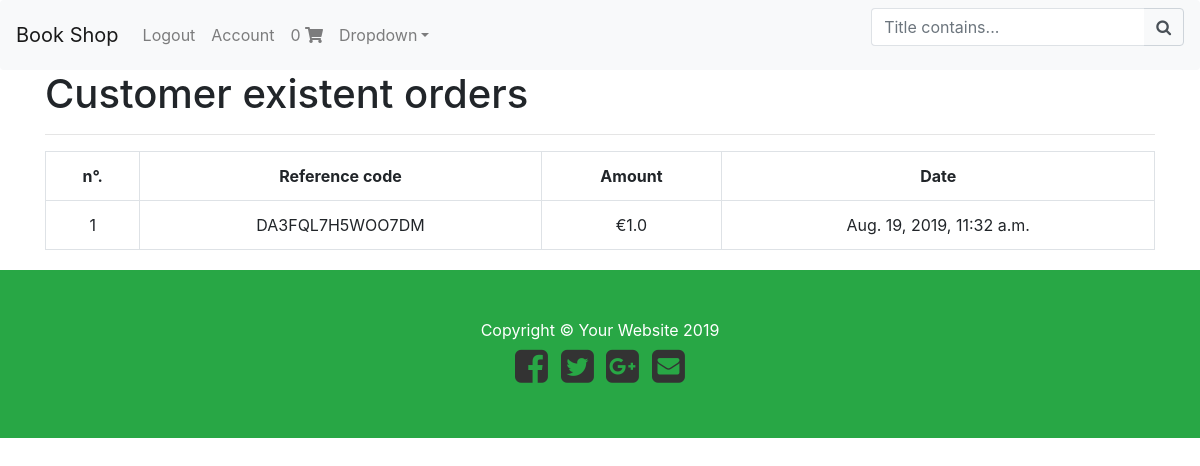
/account/profile/ (signed in), run on an earlier commit of the app's database.
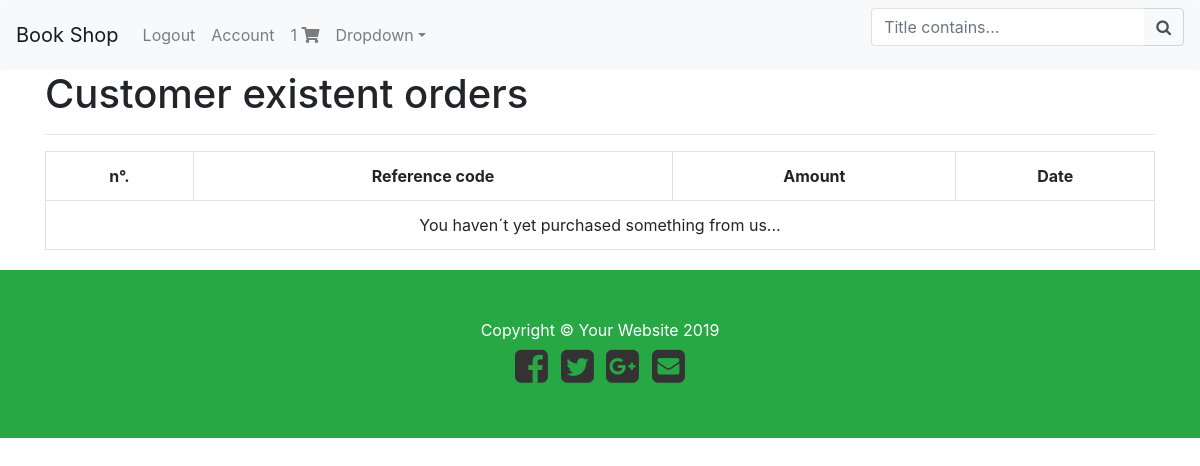
And on a later commit of the database.
### shopping_list/models.py (models this page shows, shortened)
class Order(models.Model):
  user = models.ForeignKey(settings.AUTH_USER_MODEL,
                             on_delete=models.CASCADE)
  item_checked = models.BooleanField(default=False)
  items = models.ManyToManyField(OrderItem)
  ref_code = models.CharField(max_length=40)
  def get_total(self):
        return self.items.all().aggregate(order_total=Sum('work__price'))['order_total']

class money_payment(models.Model):
  order = models.ForeignKey(Order, on_delete=models.CASCADE)
  total_amount = models.FloatField()
  date_paid = models.DateTimeField(auto_now_add=True)
  stripe_charge_id = models.CharField(max_length=100)

### clients/views.py (the view)
# urls.py: path('account/profile/', profile_view, name='profile'),
def profile_view(request):
  orders = Order.objects.filter(user=request.user, item_checked=True)
  context = {
    'orders': orders
  }
  return render(request, "profile.html", context )

### shopping_list/templatetags/template_tag_file.py (called while the page is built)
@register.filter
def cart_item_count(user):
  if user.is_authenticated:
    qs = Order.objects.filter(user=user, item_checked=False)
    if qs.exists():
      return qs[0].items.count()

### templates/profile.html
{% extends "base.html" %}
{% block content %}
<h1>Customer existent orders</h1>
<hr />
<table class="table table-hover table-bordered text-center">
    <tr class="text-center">
        <th>n°.</th>
        <th>Reference code</th>
        <th>Amount</th>
        <th>Date</th>
    </tr>
    {% for order in orders %}
    <tr>
        <td>{{ forloop.counter }}</td>
        <td>{{ order.ref_code }}</td>
        <td>€{{ order.get_total }}</td>
        <td>{{ order.money_payment_set.first.date_paid }}</td>
    </tr>
    {% empty %}
    <tr>
    <td colspan="4">
        You haven´t yet purchased something from us...
    </td>
    </tr>
    {% endfor %}
</table>
{% endblock content %}

### templates/navbar.html (shortened to what this page needs)
{% load template_tag_file %}
  <nav class="navbar navbar-expand-lg navbar-light bg-light rounded">
    <a class="navbar-brand" href="{% url 'literature:works_list' %}">Book Shop</a>
    <div class="collapse navbar-collapse" id="navbarsExample09">
      <ul class="navbar-nav mr-auto">
      {% if request.user.is_authenticated %}
      <li class="nav-item">
        <a class="nav-link" href="{% url 'account_logout' %}">Logout</a>
      </li>
      <li class="nav-item">
        <a class="nav-link" href="{% url 'profile' %}">Account</a>
      </li>
      <li class="nav-item">
      <a class="nav-link" href="{% url 'cart:complete_order_list' %}">
        {{ request.user|cart_item_count }}
        <i class="fas fa-shopping-cart"></i>
      </a>
      </li>
      {% endif %}
        <li class="nav-item dropdown">
          <a class="nav-link dropdown-toggle" href="#" id="dropdown09" data-toggle="dropdown" aria-haspopup="true" aria-expanded="false">Dropdown</a>
        </li>
      </ul>
      <form method="GET" action="">
        <div class="form-row">
            <div class="form-group col-12">
                <div class="input-group">
                    <input class="form-control py-2 border-right-0 border" type="search" name="title_contains" placeholder="Title contains..." />
                    <span class="input-group-append">
                        <div class="input-group-text bg-transparent">
                            <i class="fa fa-search"></i>
                        </div>
                    </span>
                </div>
            </div>
        </div>
    </div>
  </nav>

What changed in the data, as far as the page shows it:
no longer on this page (row edited): Order: ref_code "DA3FQL7H5WOO7DM", get_total "1.0", money_payment_set.first.date_paid "Aug. 19, 2019, 11:32 a.m."
Also different on the page:
{{ request.user|cart_item_count }}: "0" → "1"
text now shown: "You haven´t yet purchased something from us..."
